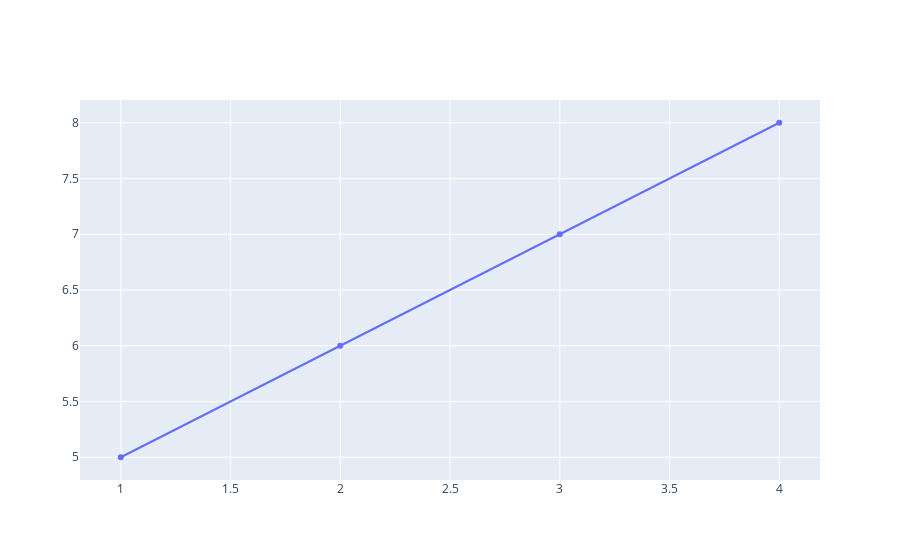

Notebook code for this chart:
### Code cell
import plotly.graph_objects as go

# Create a simple Line-Chart:
fig=go.Figure(data=go.Scatter(x=[1,2,3,4], y=[5,6,7,8]))
fig.show()

### Figure 1 — Plotly figure (JSON) as saved in the notebook; plotly's stock layout.template omitted (floating-point values rounded to 4 significant figures)
{"data": [{"type": "scatter", "x": [1, 2, 3, 4], "y": [5, 6, 7, 8]}], "layout": {}}
